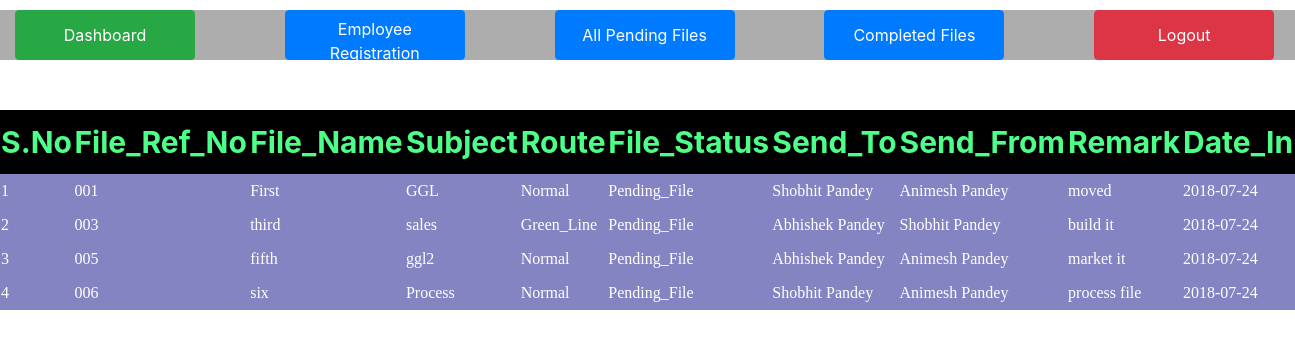
Screenshot of /pending_files.php (signed in) with the database file from the repository.
### tables this page shows
CREATE TABLE IF NOT EXISTS `tbl_transfer` (
  `transfer_id` int(11) NOT NULL AUTO_INCREMENT,
  `initiate_id` int(11) NOT NULL,
  `file_reference_no` varchar(30) NOT NULL,
  `file_name` varchar(30) NOT NULL,
  `subject` varchar(30) NOT NULL,
  `route` varchar(30) NOT NULL,
  `file_status` varchar(30) NOT NULL,
  `send_to` int(11) NOT NULL,
  `send_from` int(11) NOT NULL,
  `remark` varchar(120) NOT NULL,
  `date_in` varchar(10) NOT NULL,
  PRIMARY KEY (`transfer_id`)
);

CREATE TABLE IF NOT EXISTS `tbl_employee` (
  `emp_id` int(11) NOT NULL AUTO_INCREMENT,
  `name` varchar(60) NOT NULL,
  `fname` varchar(60) NOT NULL,
  `gender` varchar(6) NOT NULL,
  `email` varchar(30) NOT NULL,
  `password` varchar(42) NOT NULL,
  `mobile` varchar(13) NOT NULL,
  `dob` varchar(10) NOT NULL,
  `address` varchar(100) NOT NULL,
  `department` varchar(20) NOT NULL,
  `dor` varchar(20) NOT NULL,
  PRIMARY KEY (`emp_id`)
);

### pending_files.php (the view, shortened to what this page needs)
<?php
$query="select * from tbl_transfer where file_status='Pending_File'";
$res=mysql_query($query);
$email=$_SESSION['user'];
   $query4="select * from tbl_admin where email='$email'";
   $res4=mysql_query($query4);
	if($row4=mysql_fetch_array($res4,MYSQL_BOTH))
    {
	$eid4=$row4['email'];
	if($email==$eid4)
	{
		include("header2.php");
	}}
	else
	{include("header.php");
	}
?>
<html>
<head>
</head>
<body>
<table id="tb1" border="0" align="center">
<tr style="font-size:30px;background-color:#000000;color:#4dff88
">
	<th>S.No</th>
	<th>File_Ref_No</th>
	<th>File_Name</th>
	<th>Subject</th>
	<th>Route</th>
	<th>File_Status</th>
	<th>Send_To</th>
	<th>Send_From</th>
	<th>Remark</th>
	<th>Date_In</th>
</tr>
<?php
$i=1;
while($row=mysql_fetch_array($res,MYSQL_BOTH))
{
?>
<tr style="font-family:verdana;background-color:rgba(51,51,153,0.6);color:white">
	<td><?php echo $i;?></td>
	<td><?php echo $row['file_reference_no'];?></td>
	<td><?php echo $row['file_name'];?></td>
	<td><?php echo $row['subject'];?></td>
	<td><?php echo $row['route'];?></td>
	<td><?php echo $row['file_status'];?></td>
	<?php $eid=$row['send_to'];
	$query2="select * from tbl_employee where emp_id='$eid'";
	$res2=mysql_query($query2);
	if($row2=mysql_fetch_array($res2,MYSQL_BOTH))
	{
		$ename=$row2['name'];
	}
	?>
	<td><?php echo $ename;?></td>
	<?php $eid2=$row['send_from'];
	$query3="select * from tbl_employee where emp_id='$eid2'";
	$res3=mysql_query($query3);
	if($row3=mysql_fetch_array($res3,MYSQL_BOTH))
	{
		$ename2=$row3['name'];
	}
	?><td><?php echo $ename2;?></td>
	<td><?php echo $row['remark'];?></td>
	<td><?php echo $row['date_in'];?></td>
</tr>
<?php
$i++;
}
?>
</table>
</body>
</html>

### header2.php (style rules this page uses)
body { background-size:100%; background-repeat:no repeat; background-image:url("images/greenbg2.jpg"); }

### pending_files.php (style rules this page uses)
body { background-image:url("images/green3.jpg"); background-repeat:no repeat; background-size:1540px 760px;; }
#tb1 { margin-top:50px; height:200px; width:100%; border-radius:10px; }

### rows the page displays
tbl_transfer: file_reference_no "001", file_name "First", subject "GGL", route "Normal", file_status "Pending_File", tbl_employee.name "Shobhit Pandey", tbl_employee.name "Animesh Pandey", remark "moved", date_in "2018-07-24"
tbl_transfer: file_reference_no "003", file_name "third", subject "sales", route "Green_Line", file_status "Pending_File", tbl_employee.name "Abhishek Pandey", tbl_employee.name "Shobhit Pandey", remark "build it", date_in "2018-07-24"
tbl_transfer: file_reference_no "005", file_name "fifth", subject "ggl2", route "Normal", file_status "Pending_File", tbl_employee.name "Abhishek Pandey", tbl_employee.name "Animesh Pandey", remark "market it", date_in "2018-07-24"
tbl_transfer: file_reference_no "006", file_name "six", subject "Process", route "Normal", file_status "Pending_File", tbl_employee.name "Shobhit Pandey", tbl_employee.name "Animesh Pandey", remark "process file", date_in "2018-07-24"
